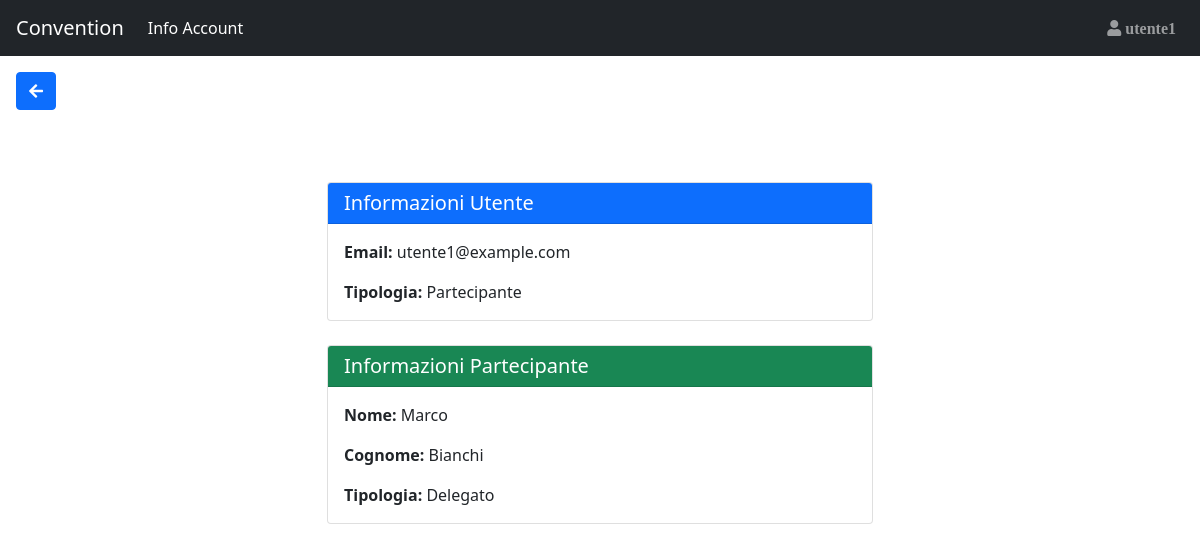
/Sito_convention/information.php (signed in), run on the app's committed database.
### tables this page shows
CREATE TABLE IF NOT EXISTS User(
    Id_user INT(3) NOT NULL AUTO_INCREMENT,
    Mail VARCHAR(30) NULL,
    Password_user CHAR(64) NULL,
    IDPart_fk INT(3) NULL,
    IDRel_fk INT(3) NULL,
    FOREIGN KEY(IDRel_fk) REFERENCES Relatore(IDRel) ON DELETE CASCADE,
    FOREIGN KEY(IDPart_fk) REFERENCES Partecipante(IDPart) ON DELETE CASCADE,
    PRIMARY KEY(Id_user)
);

CREATE TABLE IF NOT EXISTS Partecipante(
    IDPart INT(3) NOT NULL AUTO_INCREMENT,
    NomePart VARCHAR(20) NULL,
    CognomePart VARCHAR(20) NULL,
    TipologiaPart VARCHAR(20) NULL,
    PRIMARY KEY(IDPart)
);

### Sito_convention/utilitis.php (called while the page is built, shortened)
<?php
    function Controllo_Utente(){
        if (Database::connect()){
            $queryTab= "SELECT Mail FROM User WHERE id_user = ?";
            $parametri=["i",$_SESSION['idUser']];
            if($risultatoUser=Database::executeQuery($queryTab,$parametri,true)){
                if (($risultatoUser->num_rows) == 1){
                    return true;
                }
                else{
                    header("Location: ./destroyer_session.php?call=noexistsnomore".$_SESSION['idUser']);
                    exit;
                }
            }else{
                header("Location: ./destroyer_session.php?call=error internal");
                exit;
            }
        }
    }
    function is_NOTAnonymus() {
        if(isset($_SESSION["idUser"])){
            return true;
        }
        else{
            return false;
        }
    };
?>

### Sito_convention/Database.php (called while the page is built, shortened)
<?php
    class Database {
        private static $host = "localhost";
        private static $username = "root";
        private static $password = "";
        private static $database = "Convention";
        private static $connection;
        public static function connect() {
            self::$connection = new mysqli(self::$host, self::$username, self::$password, self::$database);
            return true;
        }
        public static function executeQuery($query,$parametri,$flag) {
            $stmt = self::$connection->prepare($query);
		    $stmt->bind_param(...$parametri);
            $result2=$stmt->execute();
            $result = $stmt->get_result();
            if ($flag){
                return $result;
            }else{
                return $result2;
            }
        }
    }
?>

### Sito_convention/information.php (the view, shortened to what this page needs)
<!DOCTYPE html>
<html lang="en">
<head>
</head>
<body>
    <?php
        include "Database.php";
        include "utilitis.php";
        $where="Info Account";
        if ($_SESSION["mail_user"]=="admin@admin.com"){
            $returnto1="admin.php";
        }
        else{
            $returnto1="index.php";
        }
        $returnto2="information.php?nameuser=".$_REQUEST["nameuser"];
        include_once("navbar.php");
    ?>
    <div class="container-fluid p-3">
        <?php
            echo "<a href=".$returnto1."><button class='btn btn-primary mb-2'><i class='fas fa-arrow-left'></i></button></a>";
        ?>
    </div>
    <div class="container mt-5">
            <?php
                if(Controllo_Utente()){
                    if (Database::connect()){
                        $queryTab="SELECT User.Id_user, User.Mail, User.Password_user, Partecipante.NomePart, Partecipante.CognomePart, Partecipante.TipologiaPart, Relatore.NomeRel, Relatore.CognomeRel, CASE WHEN User.IDPart_fk IS NOT NULL AND User.IDRel_fk IS NOT NULL THEN 'Partecipante e Relatore' WHEN User.IDPart_fk IS NOT NULL THEN 'Partecipante' WHEN User.IDRel_fk IS NOT NULL THEN 'Relatore' ELSE 'Nessuna Tipologia' END AS Tipologia, Partecipante.IDPart, Relatore.IDRel FROM User LEFT JOIN Partecipante ON User.IDPart_fk = Partecipante.IDPart LEFT JOIN Relatore ON User.IDRel_fk = Relatore.IDRel WHERE User.Id_user = ?";
                        $parametri=["i",$_SESSION['idUser']];
                        if($result=Database::executeQuery($queryTab,$parametri,true)){
                            $result=$result->fetch_assoc();
                            $htmlmio=<<<XYZ
                            <div class="row mb-4">
                                <div class="col"></div>
                                <div class="col-6">
                                    <div class="card h-100">
                                        <div class="card-header bg-primary text-white">
                                            <h5 class="card-title mb-0">Informazioni Utente</h5>
                                        </div>
                                        <div class="card-body">
                                            <p class="card-text"><strong>Email:</strong> {$result["Mail"]}</p>
                                            <p class="card-text"><strong>Tipologia:</strong> {$result["Tipologia"]}</p>
                                        </div>
                                    </div>
                                </div>
                                <div class="col"></div>
                            </div>
                            <div class="row justify-content-center">
                            XYZ;
                            echo $htmlmio;
                            if(!(is_null($result["IDPart"]))){
                                $htmlmio=<<<XYZ
                                <div class="col-6 mb-4">
                                    <div class="card h-100">
                                        <div class="card-header bg-success text-white">
                                            <h5 class="card-title mb-0">Informazioni Partecipante</h5>
                                        </div>
                                        <div class="card-body">
                                            <p class="card-text"><strong>Nome:</strong> {$result["NomePart"]}</p>
                                            <p class="card-text"><strong>Cognome:</strong> {$result["CognomePart"]}</p>
                                            <p class="card-text"><strong>Tipologia:</strong> {$result["TipologiaPart"]}</p>
                                        </div>
                                    </div>
                                </div>
                                XYZ;
                                echo $htmlmio;
                            }
                            echo "</div>";
                        }
                    }
                }
            ?>
    </div>
</body>
</html>

### Sito_convention/navbar.php (shortened to what this page needs)
<nav class="navbar navbar-expand-md bg-dark navbar-dark sticky-top">
    <a class="navbar-brand" href=<?php echo $returnto1;?>>Convention</a>
    <div id="navb" class="navbar-collapse collapse hide">
        <ul class="navbar-nav">
        <li class="nav-item active">
            <a class="nav-link" href=<?php echo $returnto2;?>><?php echo $where; ?></a>
        </li>
        </ul>
        <?php
            include_once("dependences.php");
            if(is_NOTAnonymus()){
                if (Database::connect()){
                    $queryTab= "SELECT Mail FROM User WHERE id_user = ?";
                    $parametri=["i",$_SESSION['idUser']];
                    if($risultatoUser=Database::executeQuery($queryTab,$parametri,true)){
                        if (($risultatoUser->num_rows) == 1){
                            $Risposta_user=$risultatoUser->fetch_assoc();
                            $nome = strtok($Risposta_user['Mail'], '@');
                            $htmlmio = <<<XYZ
                            <ul class="nav navbar-nav ml-auto dropleft">
                                <div class="dropdown">
                                <div class="dropdown-menu" aria-labelledby="dropdownMenuButton">
                                <a class="dropdown-item" href="information.php?nameuser=$nome"><i class="fas fa-info-circle"></i> Info Account</a>
                                <a class="dropdown-item" href="destroyer_session.php"><span class="fas fa-sign-in-alt"></span> Logout</a>
                                </div>
                            </div>
                                <a type="button" id="dropdownMenuButton" data-toggle="dropdown" aria-haspopup="true" aria-expanded="false" class="nav-link" href="#"><span class="fas fa-user"> {$nome} </span></a>
                                </div>
                            </li>
                            </ul>
                            XYZ;
                            echo $htmlmio;
                        }
                        else{
                            header("Location: ./destroyer_session.php?call=controllo utente 2 header");
                            exit;
                        }
                    }
                }
            }
        ?>
</nav>

### data on the page
user: Mail "utente1", Mail "utente1@example.com", IDPart_fk.NomePart "Marco", IDPart_fk.CognomePart "Bianchi", IDPart_fk.TipologiaPart "Delegato"

### other printed values
$where "Info Account"
$result["Tipologia"] "Partecipante"
